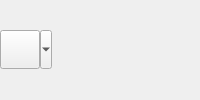
     <widget class="QWidget" name="identity_widget" native="true">
      <layout class="QGridLayout" name="identity_layout">
       <property name="leftMargin">
        <number>0</number>
       </property>
       <property name="topMargin">
        <number>0</number>
       </property>
       <property name="rightMargin">
        <number>0</number>
       </property>
       <property name="bottomMargin">
        <number>0</number>
       </property>
       <property name="horizontalSpacing">
        <number>2</number>
       </property>
       <property name="verticalSpacing">
        <number>0</number>
       </property>
       <item row="1" column="1">
        <widget class="LineEdit" name="activity_note">
         <property name="maximumSize">
          <size>
           <width>16777215</width>
           <height>18</height>
          </size>
         </property>
         <property name="palette">
          <palette>
           <active>
            <colorrole role="Button">
             <brush brushstyle="SolidPattern">
              <color alpha="0">
               <red>0</red>
               <green>0</green>
               <blue>0</blue>
              </color>
             </brush>
            </colorrole>
            <colorrole role="Text">
             <brush brushstyle="SolidPattern">
              <color alpha="255">
               <red>70</red>
               <green>70</green>
               <blue>70</blue>
              </color>
             </brush>
            </colorrole>
            <colorrole role="Base">
             <brush brushstyle="SolidPattern">
              <color alpha="0">
               <red>0</red>
               <green>0</green>
               <blue>0</blue>
              </color>
             </brush>
            </colorrole>
            <colorrole role="Window">
             <brush brushstyle="SolidPattern">
              <color alpha="0">
               <red>0</red>
               <green>0</green>
               <blue>0</blue>
              </color>
             </brush>
            </colorrole>
           </active>
           <inactive>
            <colorrole role="Button">
             <brush brushstyle="SolidPattern">
              <color alpha="0">
               <red>0</red>
               <green>0</green>
               <blue>0</blue>
              </color>
             </brush>
            </colorrole>
            <colorrole role="Text">
             <brush brushstyle="SolidPattern">
              <color alpha="255">
               <red>70</red>
               <green>70</green>
               <blue>70</blue>
              </color>
             </brush>
            </colorrole>
            <colorrole role="Base">
             <brush brushstyle="SolidPattern">
              <color alpha="0">
               <red>0</red>
               <green>0</green>
               <blue>0</blue>
              </color>
             </brush>
            </colorrole>
            <colorrole role="Window">
             <brush brushstyle="SolidPattern">
              <color alpha="0">
               <red>0</red>
               <green>0</green>
               <blue>0</blue>
              </color>
             </brush>
            </colorrole>
           </inactive>
           <disabled>
            <colorrole role="Button">
             <brush brushstyle="SolidPattern">
              <color alpha="0">
               <red>0</red>
               <green>0</green>
               <blue>0</blue>
              </color>
             </brush>
            </colorrole>
            <colorrole role="Text">
             <brush brushstyle="SolidPattern">
              <color alpha="255">
               <red>166</red>
               <green>165</green>
               <blue>165</blue>
              </color>
             </brush>
            </colorrole>
            <colorrole role="Base">
             <brush brushstyle="SolidPattern">
              <color alpha="0">
               <red>0</red>
               <green>0</green>
               <blue>0</blue>
              </color>
             </brush>
            </colorrole>
            <colorrole role="Window">
             <brush brushstyle="SolidPattern">
              <color alpha="0">
               <red>0</red>
               <green>0</green>
               <blue>0</blue>
              </color>
             </brush>
            </colorrole>
           </disabled>
          </palette>
         </property>
         <property name="styleSheet">
          <string>QLineEdit {
	background-color: transparent;
}
</string>
         </property>
         <property name="frame">
          <bool>false</bool>
         </property>
         <property name="inactiveText" stdset="0">
          <string>Add an activity note here</string>
         </property>
         <property name="widgetSpacing" stdset="0">
          <number>0</number>
         </property>
        </widget>
       </item>
       <item row="0" column="1">
        <widget class="LineEdit" name="display_name">
         <property name="maximumSize">
          <size>
           <width>16777215</width>
           <height>18</height>
          </size>
         </property>
         <property name="toolTip">
          <string>Click to change your display name</string>
         </property>
         <property name="styleSheet">
          <string>QLineEdit {
	background-color: transparent;
}
</string>
         </property>
         <property name="frame">
          <bool>false</bool>
         </property>
         <property name="inactiveText" stdset="0">
          <string>Type your name here</string>
         </property>
         <property name="widgetSpacing" stdset="0">
          <number>0</number>
         </property>
        </widget>
       </item>
       <item row="0" column="0" rowspan="2">
        <widget class="AccountState" name="account_state">
         <property name="icon">
          <iconset>
           <normaloff>icons/default-avatar.png</normaloff>icons/default-avatar.png</iconset>
         </property>
         <property name="iconSize">
          <size>
           <width>32</width>
           <height>32</height>
          </size>
         </property>
         <property name="popupMode">
          <enum>QToolButton::MenuButtonPopup</enum>
         </property>
        </widget>
       </item>
      </layout>
     </widget>
